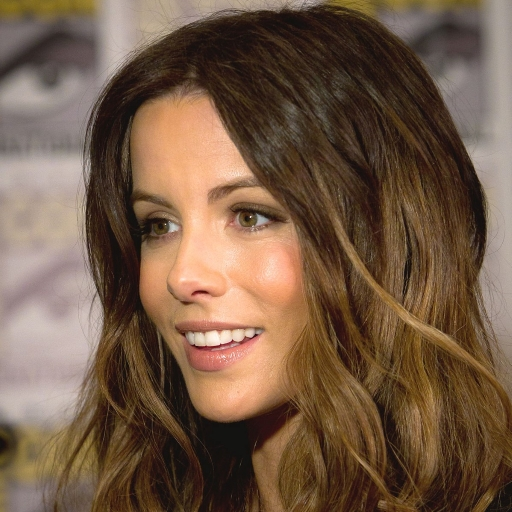
#> input picture Kate2.jpg, 512 x 512 px, found by its file name
$ python ex5-5.py
#> lines starting #> are read from the running program, lines starting #| are printed output that depends on the picture
# -*- coding: utf-8 -*-
"""
Created on Thu Feb  4 17:36:07 2021

@author: d19fd
"""

import cv2
import numpy as np

img = cv2.imread('kate2.jpg')
#> img is the input picture: shape (512, 512, 3); mean B, G, R 70, 90.3, 115.7
height, width = img.shape[:2]
#> height = 512; width = 512

x = 100
y = 200

M = np.float32([[1, 0, x], [0, 1, y]])
move = cv2.warpAffine(img, M, (width, height))
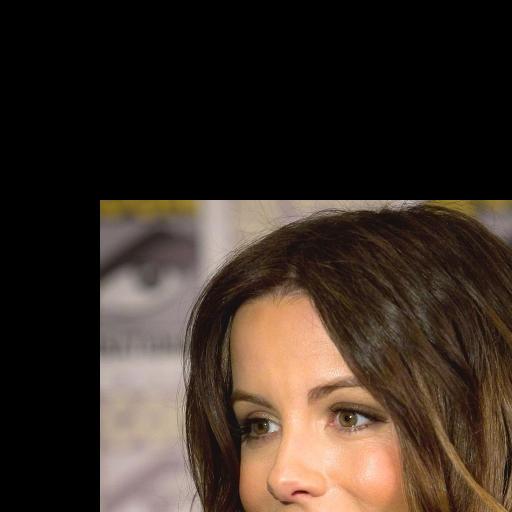
#> move: shape (512, 512, 3); mean B, G, R 37.7, 46.7, 59.2

cv2.imshow('img', img)
cv2.imshow('move', move)

cv2.waitKey()
cv2.destroyAllWindows()

$ run again, with kate3.jpg copied over Kate2.jpg
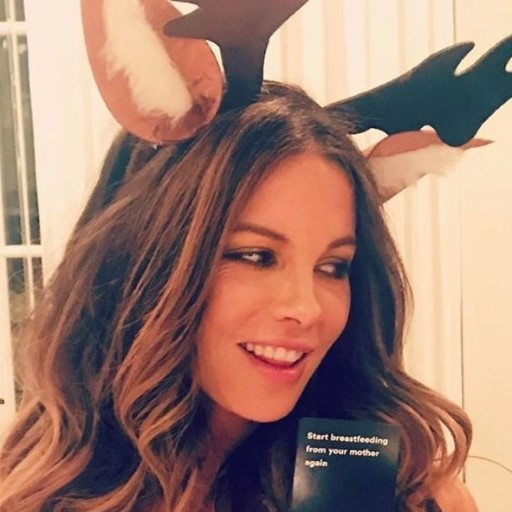
#> input picture kate3.jpg, 512 x 512 px, found by its file name
#> img is the input picture: shape (512, 512, 3); mean B, G, R 110.7, 123.2, 158.7
#> `move = cv2.warpAffine(img, M, (width, height))`:
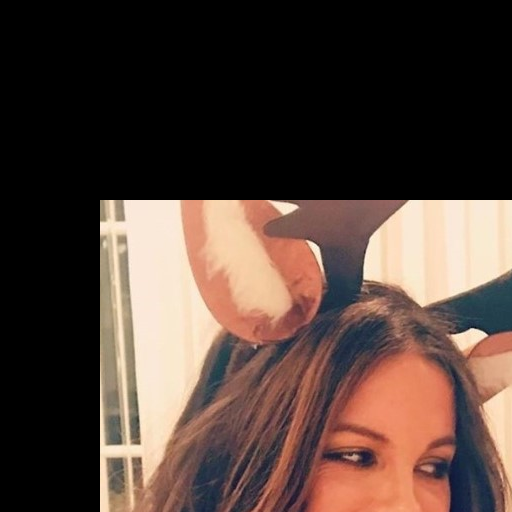
#> move: shape (512, 512, 3); mean B, G, R 57.7, 65.6, 84.1

$ run again, with Hermione.jpg copied over Kate2.jpg
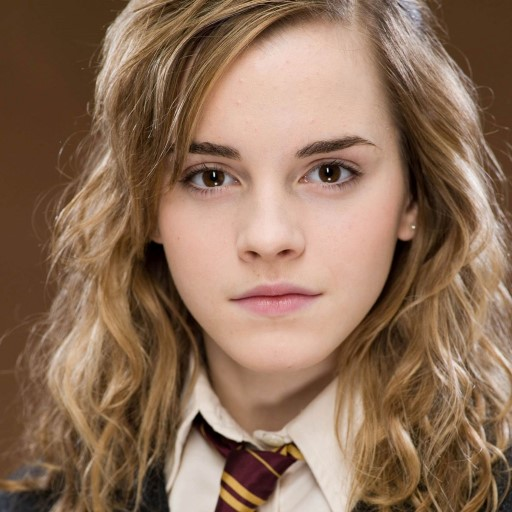
#> input picture Hermione.jpg, 512 x 512 px, found by its file name
#> img is the input picture: shape (512, 512, 3); mean B, G, R 88.5, 111, 141.8
#> `move = cv2.warpAffine(img, M, (width, height))`:
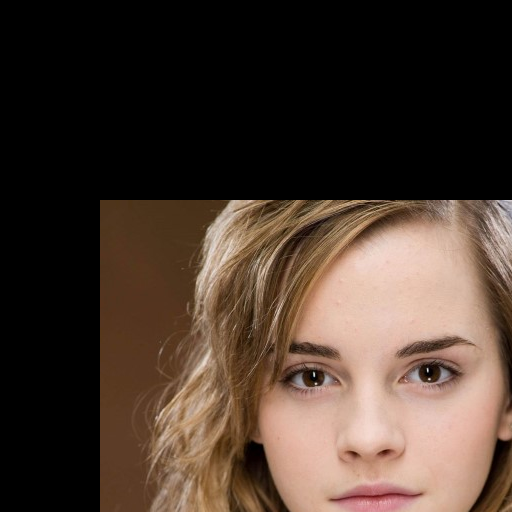
#> move: shape (512, 512, 3); mean B, G, R 46.9, 57.3, 73.6

$ run again, with Kate.jpg copied over Kate2.jpg
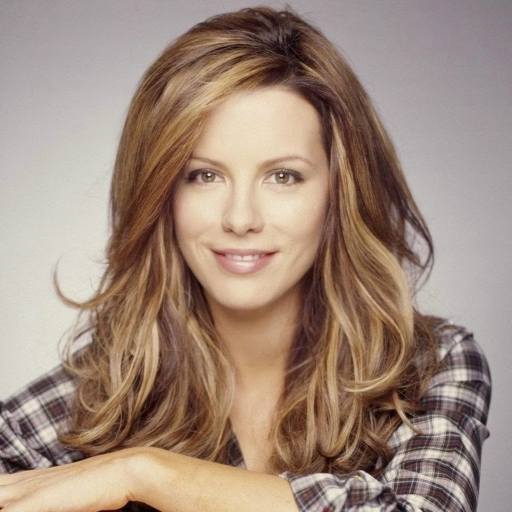
#> input picture Kate.jpg, 512 x 512 px, found by its file name
#> img is the input picture: shape (512, 512, 3); mean B, G, R 123.9, 138, 159.5
#> `move = cv2.warpAffine(img, M, (width, height))`:
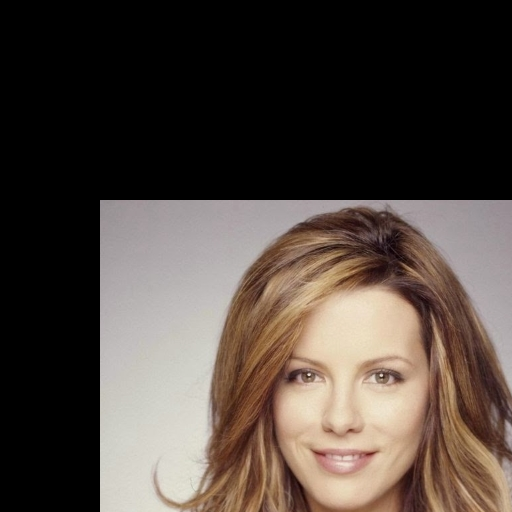
#> move: shape (512, 512, 3); mean B, G, R 62.8, 69.6, 80
